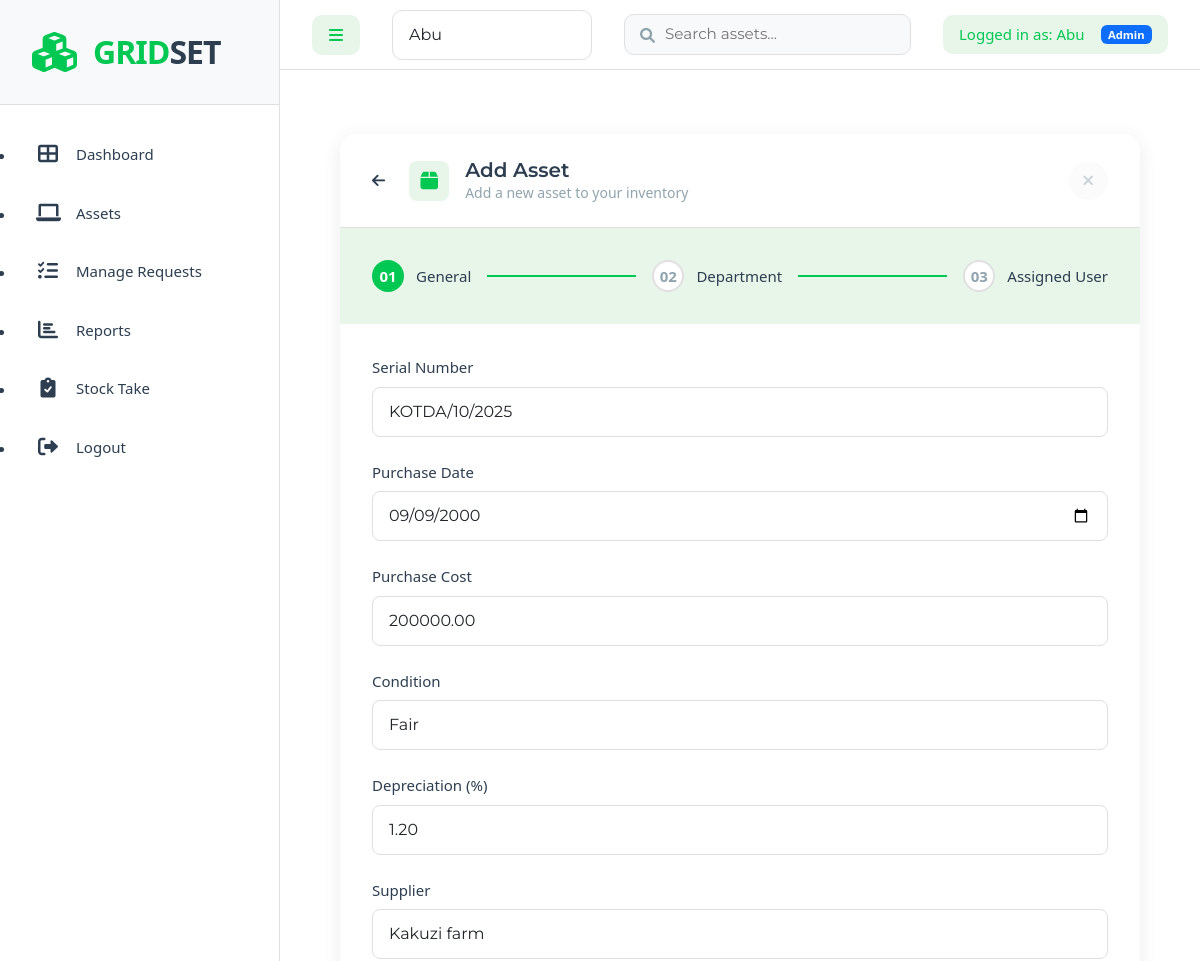
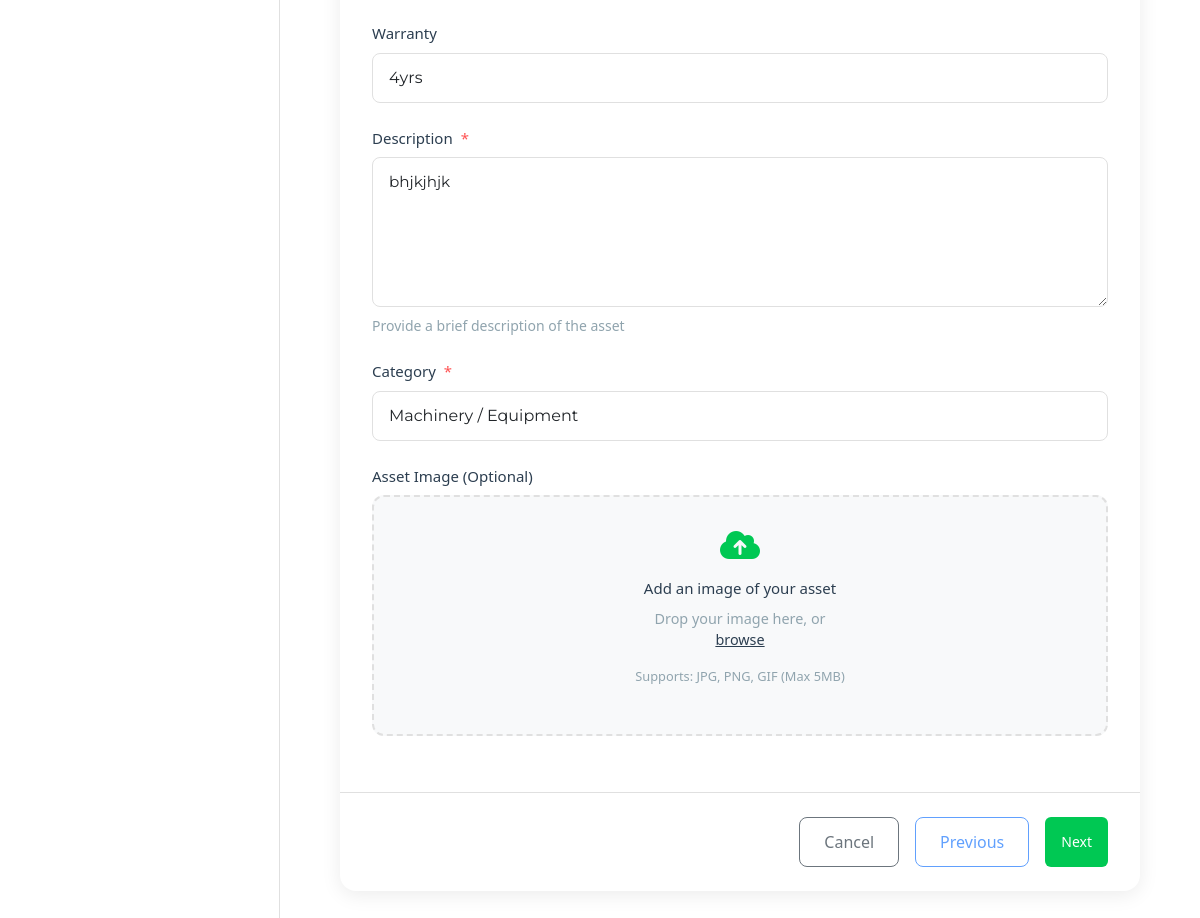
/assets/4/edit/ (signed in), run on the app's committed database (2 pictures, top to bottom).
### assets/models.py (models this page shows, shortened)
class Asset(models.Model):
    STATUS_CHOICES = [
        ('available', 'Available'),
        ('in_use', 'In Use'),
        ('maintenance', 'Under Maintenance'),
        ('retired', 'Retired')
    ]
    CATEGORY_CHOICES = [
        ('furniture', 'Furniture'),
        ('technology', 'Technology'),
        ('vehicles', 'Vehicles'),
        ('office_supplies', 'Office Supplies'),
        ('machinery', 'Machinery / Equipment')
    ]
    asset_no = models.CharField(max_length=50, unique=True, editable=False, default='TEMP-ASSET-0000')
    serial_no = models.CharField(max_length=100, null=True, blank=True)
    purchase_date = models.DateField(null=True, blank=True)
    purchase_cost = models.DecimalField(max_digits=12, decimal_places=2, null=True, blank=True)
    condition = models.CharField(max_length=100, null=True, blank=True)
    depreciation = models.DecimalField(max_digits=5, decimal_places=2, null=True, blank=True, help_text="Depreciation rate in %")
    supplier = models.CharField(max_length=255, null=True, blank=True)
    warranty = models.CharField(max_length=100, null=True, blank=True)
    description = models.TextField(blank=True)
    category = models.CharField(max_length=50, choices=CATEGORY_CHOICES)
    department = models.ForeignKey(Department, on_delete=models.CASCADE)
    status = models.CharField(max_length=20, choices=STATUS_CHOICES, default='available')
    assigned_to = models.ForeignKey(User, on_delete=models.SET_NULL, null=True, blank=True, related_name='assigned_assets')
    created_at = models.DateTimeField(auto_now_add=True)
    updated_at = models.DateTimeField(auto_now=True)
    image = models.ImageField(upload_to='assets/', null=True, blank=True)
    class Meta:
        ordering = ['-created_at']

### assets/views.py (the view)
# urls.py: path('assets/<int:pk>/edit/', views.asset_update, name='asset_update'),
@login_required
@admin_required
def asset_update(request, pk):
    asset = get_object_or_404(Asset, pk=pk)
    if request.method == 'POST':
        form = AssetForm(request.POST, request.FILES, instance=asset)
        if form.is_valid():
            asset = form.save()
            messages.success(request, 'Asset updated successfully!')
            return redirect('asset_detail', pk=asset.pk)
    else:
        form = AssetForm(instance=asset)
    return render(request, 'assets/asset_form.html', {'form': form, 'action': 'Update'})

### assets/models.py (called while the page is built)
    def __str__(self):
        return self.name

### assets/views.py (called while the page is built)
def get_context_data(request):
    context = {}
    if settings.DEBUG:
        context['available_users'] = User.objects.all().order_by('-is_staff', 'username')
        context['debug'] = True
    return context

### assets/templates/assets/asset_form.html (shortened to what this page needs)
{% extends 'assets/base.html' %}
{% block content %}
<div class="modal-style-form">
    <div class="form-header">
        <div class="header-left">
            <a href="{% url 'asset_list' %}" class="back-btn">
                <i class="fas fa-arrow-left"></i>
            </a>
            <div class="header-title">
                <div class="title-icon">
                    <i class="fas fa-box"></i>
                </div>
                <div>
                    <h2>Add Asset</h2>
                    <p>Add a new asset to your inventory</p>
                </div>
            </div>
        </div>
        <button class="btn-close" onclick="window.history.back()">
            <i class="fas fa-times"></i>
        </button>
    </div>
    <div class="form-progress">
        <div class="progress-step active">
            <div class="step-number">01</div>
            <span>General</span>
        </div>
        <div class="step-line"></div>
        <div class="progress-step">
            <div class="step-number">02</div>
            <span>Department</span>
        </div>
        <div class="step-line"></div>
        <div class="progress-step">
            <div class="step-number">03</div>
            <span>Assigned User</span>
        </div>
    </div>
    <form method="post" class="modern-form" enctype="multipart/form-data">
        <div class="form-sections">
            <div class="form-section active" id="general">
                <div class="form-group">
                    <label for="{{ form.serial_no.id_for_label }}">Serial Number</label>
                    {{ form.serial_no }}
                </div>
                <div class="form-group">
                    <label for="{{ form.purchase_date.id_for_label }}">Purchase Date</label>
                    {{ form.purchase_date }}
                </div>
                <div class="form-group">
                    <label for="{{ form.purchase_cost.id_for_label }}">Purchase Cost</label>
                    {{ form.purchase_cost }}
                </div>
                <div class="form-group">
                    <label for="{{ form.condition.id_for_label }}">Condition</label>
                    {{ form.condition }}
                </div>
                <div class="form-group">
                    <label for="{{ form.depreciation.id_for_label }}">Depreciation (%)</label>
                    {{ form.depreciation }}
                </div>
                <div class="form-group">
                    <label for="{{ form.supplier.id_for_label }}">Supplier</label>
                    {{ form.supplier }}
                </div>
                <div class="form-group">
                    <label for="{{ form.warranty.id_for_label }}">Warranty</label>
                    {{ form.warranty }}
                </div>
                <div class="form-group">
                    <label for="{{ form.description.id_for_label }}">Description <span class="required">*</span></label>
                    {{ form.description }}
                    <small>Provide a brief description of the asset</small>
                </div>
                <div class="form-group">
                    <label for="{{ form.category.id_for_label }}">Category <span class="required">*</span></label>
                    {{ form.category }}
                </div>
                <div class="form-group">
                    <label for="{{ form.image.id_for_label }}">Asset Image (Optional)</label>
                    <div class="image-upload-area">
                        <div class="upload-content">
                            <i class="fas fa-cloud-upload-alt"></i>
                            <p class="upload-text">
                                <span class="upload-main-text">Add an image of your asset</span>
                                <span class="upload-sub-text">Drop your image here, or <label for="{{ form.image.id_for_label }}" class="browse-link">browse</label></span>
                                <span class="upload-format">Supports: JPG, PNG, GIF (Max 5MB)</span>
                            </p>
                        </div>
                    </div>
                </div>
            </div>
        </div>
        <div class="form-actions">
            <button type="button" class="btn btn-outline-secondary" onclick="window.history.back()">Cancel</button>
            <div class="action-buttons">
                <button type="button" class="btn btn-outline-primary" id="prev-btn" disabled>Previous</button>
                <button type="button" class="btn btn-primary" id="next-btn">Next</button>
            </div>
        </div>
    </form>
</div>
{% endblock %}

### assets/templates/assets/base.html (shortened to what this page needs)
{% load static %}
<!DOCTYPE html>
<html lang="en">
<head>
    <link href="https://cdn.jsdelivr.net/npm/bootstrap@5.3.2/dist/css/bootstrap.min.css" rel="stylesheet">
    <link href="https://cdnjs.cloudflare.com/ajax/libs/font-awesome/6.0.0/css/all.min.css" rel="stylesheet">
    <link rel="stylesheet" href="{% static 'styles.css' %}">
</head>
<body>
    <div class="app-wrapper">
        <nav id="sidebar">
            <div class="sidebar-header">
                <div class="logo">
                    <i class="fas fa-cubes logo-icon"></i>
                    <div class="logo-text">
                        <span class="logo-grid">GRID</span><span class="logo-set">SET</span>
                    </div>
                </div>
            </div>
            <ul class="sidebar-menu">
                <li class="{% if request.resolver_match.url_name == 'dashboard' %}active{% endif %}">
                    <a href="{% url 'dashboard' %}">
                        <i class="fas fa-th-large"></i>
                        <span>Dashboard</span>
                    </a>
                </li>
                <li class="{% if request.resolver_match.url_name == 'asset_list' %}active{% endif %}">
                    <a href="{% url 'asset_list' %}">
                        <i class="fas fa-laptop"></i>
                        <span>Assets</span>
                    </a>
                </li>
                {% if user.is_staff or user.is_superuser %}
                <li class="{% if request.resolver_match.url_name == 'manage_requests' %}active{% endif %}">
                    <a href="{% url 'manage_requests' %}">
                        <i class="fas fa-tasks"></i>
                        <span>Manage Requests</span>
                    </a>
                </li>
                {% endif %}
                <li class="{% if request.resolver_match.url_name == 'reports' %}active{% endif %}">
                    <a href="{% url 'reports' %}">
                        <i class="fas fa-chart-bar"></i>
                        <span>Reports</span>
                    </a>
                </li>
                {% if user.is_staff or user.is_superuser %}
                <li class="{% if request.resolver_match.url_name == 'stock_take_list' %}active{% endif %}">
                    <a href="{% url 'stock_take_list' %}">
                        <i class="fas fa-clipboard-check"></i>
                        <span>Stock Take</span>
                    </a>
                </li>
                {% endif %}
                <li>
                    <a href="{% url 'logout' %}">
                        <i class="fas fa-sign-out-alt"></i>
                        <span>Logout</span>
                    </a>
                </li>
            </ul>
        </nav>
        <div id="main-content">
            <nav class="top-nav">
                <div class="nav-left">
                    <button type="button" id="sidebarCollapse" class="btn">
                        <i class="fas fa-bars"></i>
                    </button>
                    {% if debug %}
                        <div class="user-switcher">
                            <form method="post" action="{% url 'switch_user' %}" class="user-switcher-form">
                                <select name="user_id" class="form-select" onchange="this.form.submit()">
                                    {% for user in available_users %}
                                        <option value="{{ user.id }}" {% if user == request.user %}selected{% endif %}>
                                            {{ user.get_full_name|default:user.username }}
                                        </option>
                                    {% endfor %}
                                </select>
                            </form>
                        </div>
                    {% endif %}
                    <div class="search-container">
                        <form method="get" action="{% url 'asset_list' %}" class="search-form">
                            <input
                                type="text"
                                name="q"
                                placeholder="Search assets..."
                                class="search-input"
                                value="{{ search_query|default:'' }}"
                                autocomplete="off"
                            >
                        </form>
                    </div>
                </div>
                <div class="nav-right">
                    <div class="current-user">
                        <span>Logged in as: {{ request.user.get_full_name|default:request.user.username }}</span>
                        {% if request.user.is_staff %}
                            <span class="badge bg-primary">Admin</span>
                        {% endif %}
                    </div>
                </div>
            </nav>
            <div class="content-wrapper">
                {% block content %}
                {% endblock %}
            </div>
        </div>
    </div>
</body>
</html>

### data on the page
Asset: serial_no "KOTDA/10/2025", purchase_date "09/09/2000", purchase_cost "200000.00", condition "Fair", depreciation "1.20", supplier "Kakuzi farm", warranty "4yrs", description "bhjkjhjk", category "Machinery / Equipment"

### other printed values
{{ request.user.get_full_name|default:request.user.username }} "Abu"
form field user_id "Abu"
